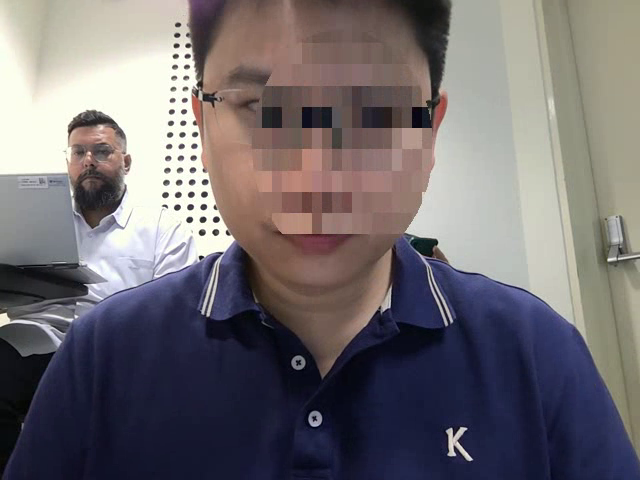
#> input picture frame 4 of project/face-masking/output.mp4, 640 x 480 px, given in place of the camera
$ jupyter execute face_masker.ipynb
#> lines starting #> are read from the running program, lines starting #| are printed output that depends on the picture; after the words box and inside, x2 and y2 are one past the last pixel; in counts of white or black regions, pixels touching at a corner belong together
[cell 1]
import cv2
import numpy as np
import matplotlib.pyplot as plt

[cell 2]
def webcam_masking_cv2():
    cap = cv2.VideoCapture(0)
    face_cascade = cv2.CascadeClassifier(cv2.data.haarcascades + 'haarcascade_frontalface_default.xml')
    while cap.isOpened():
        ## Capture frame-by-frame
        ret, frame = cap.read()
#> frame is the input picture: shape (480, 640, 3); mean B, G, R 111.8, 108.2, 113.5

        if not ret:
            break

        gray = cv2.cvtColor(frame, cv2.COLOR_BGR2GRAY)
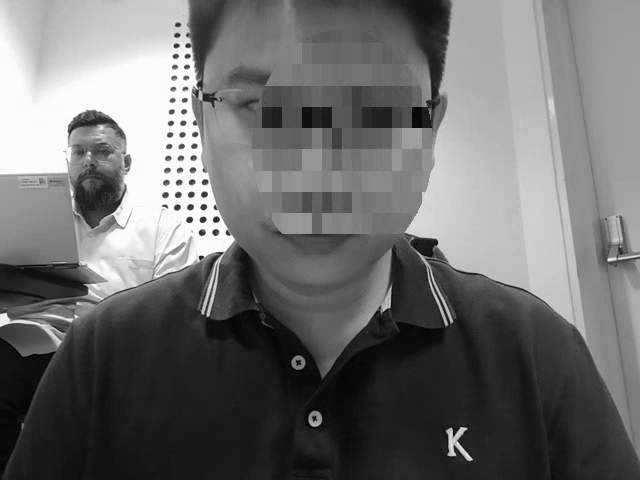
#> gray: shape (480, 640); min 0, max 255, mean 110.1
        faces = face_cascade.detectMultiScale(gray, 1.3, 5)
#> faces = [[60, 127, 63, 63]]

        for (x, y, w, h) in faces:
            face = frame[y:y+h, x:x+w]
            mask = np.zeros_like(face)
            mask_height, mask_width = mask.shape[:2]
            cv2.ellipse(mask, (mask_width//2, mask_height//2 + mask_height//8),
                        (mask_width//2, mask_height//2), 0, 0, 360, (255, 255, 255), -1)
            pixelated_blur = cv2.resize(face, (mask_width//20, mask_height//20), interpolation=cv2.INTER_NEAREST)
            pixelated_blur = cv2.resize(pixelated_blur, (mask_width, mask_height), interpolation=cv2.INTER_NEAREST)
            frame[y:y+h, x:x+w] = np.where(mask == 255, pixelated_blur, face)
#> this loop made 1 pass
#> (x, y, w, h, mask_height, mask_width) on pass 1: (60, 127, 63, 63, 63, 63)
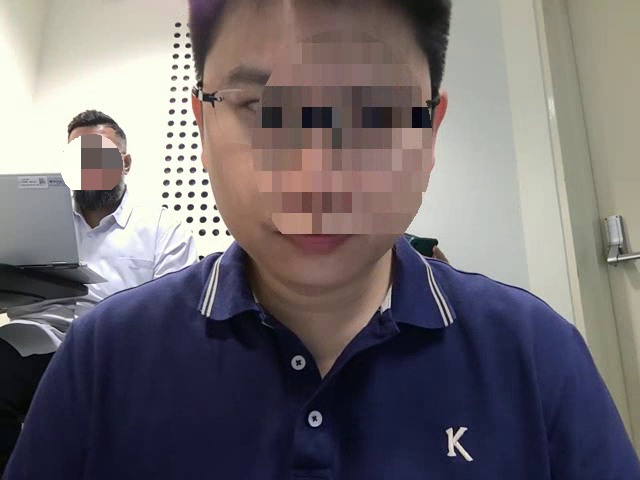
#> frame: shape (480, 640, 3); 0.95% of pixels changed, all inside (x1, y1, x2, y2) = (60, 134, 123, 190)
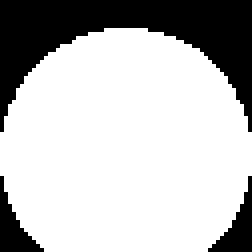
#> mask: shape (63, 63, 3) (shown 4 times larger); 73.9% white; 3 black regions, box (x1, y1, x2, y2) and area: (0, 0, 63, 33) 865, (0, 44, 11, 63) 85, (52, 44, 63, 63) 85

        cv2.imshow('frame', frame)

        if cv2.waitKey(1) & 0xFF == ord('q'):
#> (key q is pressed here)
            break

    cap.release()
    cv2.destroyAllWindows()

[cell 3]
webcam_masking_cv2()

[cell 4]
template = cv2.imread('images/face_image.jpg')
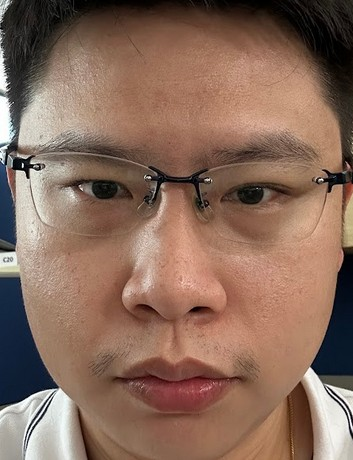
#> input picture project/face-masking/images/face_image.jpg, 353 x 460 px
#> template is the input picture: shape (460, 353, 3); mean B, G, R 91.1, 106.6, 136.3
template.shape

template_resized = cv2.resize(template, (150, int(150/template.shape[1]*template.shape[0])))
print(template_resized.shape)
#| (195, 150, 3)

tpl = template_resized.copy()
plt.imshow(cv2.cvtColor(tpl, cv2.COLOR_BGR2RGB))

[cell 5]
def multiscale_match(frame, template, scales=np.linspace(1.5,1.8,25)):
    th, tw = template.shape[:2]
    best = {'val': -1, 'loc': None, 'scale': None, 'w':None, 'h':None}
    gray = cv2.cvtColor(frame, cv2.COLOR_BGR2GRAY)
    tpl_gray = cv2.cvtColor(template, cv2.COLOR_BGR2GRAY)

    for s in scales:
        nw, nh = int(tw * s), int(th * s)
        if nw < 8 or nh < 8 or nw > frame.shape[1] or nh > frame.shape[0]:
            continue
        tpl_resized = cv2.resize(tpl_gray, (nw, nh), interpolation=cv2.INTER_AREA)
        res = cv2.matchTemplate(gray, tpl_resized, cv2.TM_CCOEFF_NORMED)
        _, maxVal, _, maxLoc = cv2.minMaxLoc(res)
        if maxVal > best['val']:
            best.update({'val': maxVal, 'loc': maxLoc, 'scale': s, 'w': nw, 'h': nh})

    if best['loc'] is None:
        return None
    x, y = best['loc']
    return (x, y, best['w'], best['h'], best['val'])

def webcam_masking_template():

    cap = cv2.VideoCapture(0)
    fourcc = cv2.VideoWriter_fourcc(*'mp4v')
    fps = 4
    ret, frame = cap.read()
    height, width = frame.shape[:2]
    out = cv2.VideoWriter('output.mp4', fourcc, fps, (width, height))

    while cap.isOpened():

        ret, frame = cap.read()

        if not ret:
            break

        res = multiscale_match(frame, tpl, scales=np.linspace(1.2,1.5,25))
        x, y, w, h, score = res
        x, y, w, h = int(x), int(y), int(w), int(h)
        # cv2.rectangle(frame, (x, y), (x + w, y + h), (0, 255, 0), 2)

        face = frame[y:y+h, x:x+w]
        mask = np.zeros_like(face)
        mask_height, mask_width = mask.shape[:2]
        mask = cv2.ellipse(
            mask,
            (mask_width//2, mask_height//2 + mask_height//8),
            (mask_width//2, mask_height//2), 0, 0, 360, (255, 255, 255), -1
        )
        pixelated_blur = cv2.resize(face, (mask_width//10, mask_height//20), interpolation=cv2.INTER_NEAREST)
        pixelated_blur = cv2.resize(pixelated_blur, (mask_width, mask_height), interpolation=cv2.INTER_NEAREST)
        frame[y:y+h, x:x+w] = np.where(mask == 255, pixelated_blur, face)

        out.write(frame)
        cv2.imshow('frame', frame)

        if cv2.waitKey(1) & 0xFF == ord('q'):
            break

    cap.release()
    out.release()
    cv2.destroyAllWindows()

[cell 6]
webcam_masking_template()
#> in webcam_masking_template, `fourcc = cv2.VideoWriter_fourcc(*'mp4v')`: fourcc = 1983148141
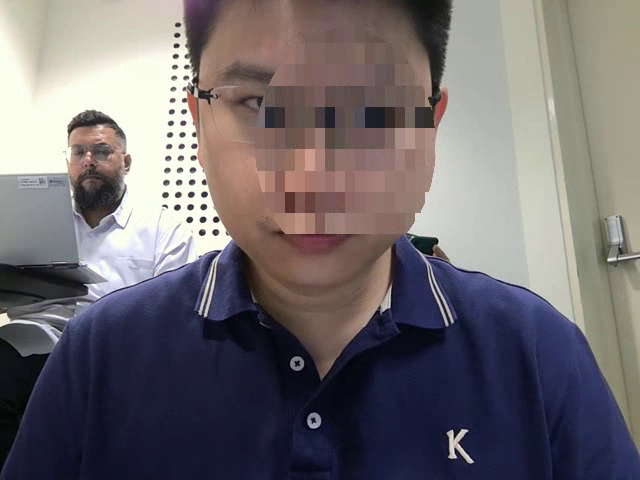
#> input picture frame 5 of project/face-masking/output.mp4, 640 x 480 px, given in place of the camera
#> in webcam_masking_template, frame is the input picture: shape (480, 640, 3); mean B, G, R 110.8, 107.4, 112.7
#> in multiscale_match, `tpl_gray = cv2.cvtColor(template, cv2.COLOR_BGR2GRAY)`:
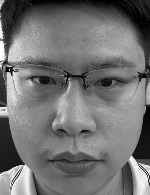
#> tpl_gray: shape (195, 150); min 0, max 255, mean 113.6
#> the loop in multiscale_match, `for s in scales:` made 25 passes
#> (s, nw, nh, maxVal, maxLoc) on passes 1 to 12: (1.2, 180, 234, 0.186, (255, 0)), (1.21, 181, 236, 0.19, (254, 0)), (1.22, 183, 238, 0.189, (252, 0)), (1.24, 185, 241, 0.184, (250, 0)), (1.25, 187, 243, 0.181, (248, 0)), (1.26, 189, 246, 0.177, (189, 0)), (1.27, 191, 248, 0.179, (188, 0)), (1.29, 193, 251, 0.18, (188, 0)), (1.3, 195, 253, 0.178, (185, 0)), (1.31, 196, 255, 0.175, (185, 0)), (1.32, 198, 258, 0.171, (185, 0)), (1.34, 200, 260, 0.169, (187, 0))
#> pass 1, in multiscale_match, `res = cv2.matchTemplate(gray, tpl_resized, cv2.TM_CCOEFF_NORMED)`:
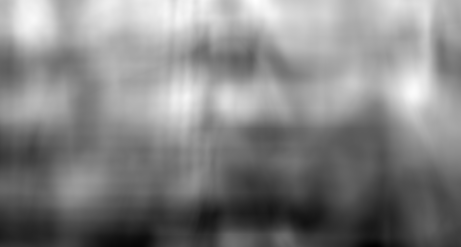
#> res: shape (247, 461) float32; min -0.346, max 0.186, mean -0.0714; drawn with min black and max white
#> after the loop in multiscale_match, `for s in scales:`:
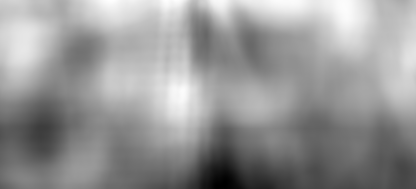
#> res: shape (189, 416) float32; min -0.339, max 0.132, mean -0.0618; drawn with min black and max white
#> after the loop in multiscale_match, `for s in scales:`: best = {'val': 0.19, 'loc': (254, 0), 'scale': 1.21, 'w': 181, 'h': 236}
#> in multiscale_match, `x, y = best['loc']`: x = 254; y = 0
#> in webcam_masking_template, `res = multiscale_match(frame, tpl, scales=np.linspace(1.2,1.5,25))`: res = (254, 0, 181, 236, 0.19)
#> in webcam_masking_template, `x, y, w, h, score = res`: x = 254; y = 0; w = 181; h = 236; score = 0.19
#> in webcam_masking_template, `mask = cv2.ellipse( mask, (mask_width//2, mask_height//2 + mask_height..`: mask: shape (236, 181, 3); 73% white; 3 black regions, box (x1, y1, x2, y2) and area: (0, 0, 181, 136) 9862, (0, 159, 30, 236) 830, (151, 159, 181, 236) 830
#> in webcam_masking_template, `pixelated_blur = cv2.resize(pixelated_blur, (mask_width, mask_height),..`:
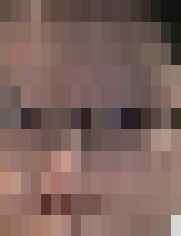
#> pixelated_blur: shape (236, 181, 3); mean of channels 0, 1, 2 93.3, 98.8, 124.4; drawn as B, G, R
#> in webcam_masking_template, `frame[y:y+h, x:x+w] = np.where(mask == 255, pixelated_blur, face)`:
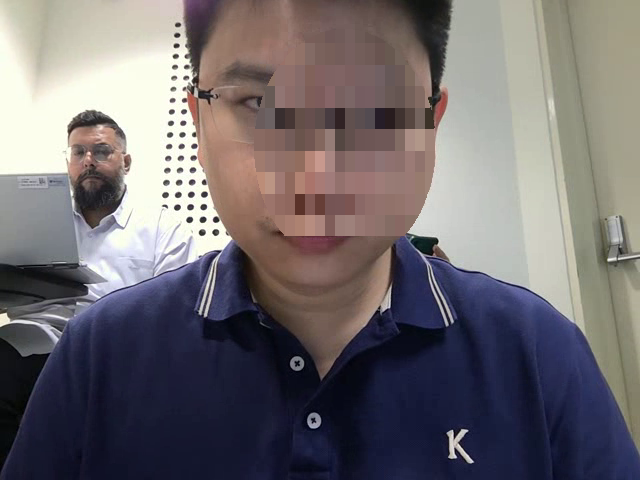
#> frame: shape (480, 640, 3); 9.93% of pixels changed, all inside (x1, y1, x2, y2) = (254, 29, 435, 236)
#> (key q is pressed here)

$ run again, starting later in the video
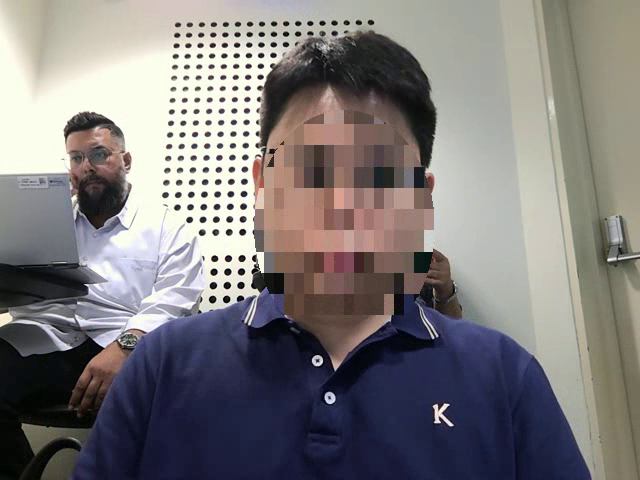
#> input picture frame 22 of project/face-masking/output.mp4, 640 x 480 px, given in place of the camera
#> in webcam_masking_cv2, frame is the input picture: shape (480, 640, 3); mean B, G, R 123, 122.6, 126.2
#> faces = ()
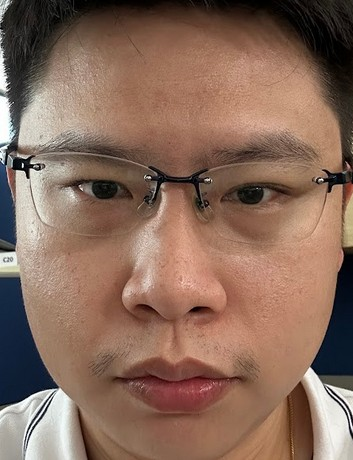
#> input picture project/face-masking/images/face_image.jpg, 353 x 460 px
#> template is the input picture: shape (460, 353, 3); mean B, G, R 91.1, 106.6, 136.3
#| (195, 150, 3)
#> fourcc = 1983148141
#> the loop in multiscale_match, `for s in scales:` made 25 passes
#> (s, nw, nh, maxVal, maxLoc) on passes 1 to 8: (1.2, 180, 234, 0.264, (254, 85)), (1.21, 181, 236, 0.258, (254, 85)), (1.22, 183, 238, 0.244, (253, 85)), (1.24, 185, 241, 0.226, (252, 84)), (1.25, 187, 243, 0.205, (251, 84)), (1.26, 189, 246, 0.184, (239, 80)), (1.27, 191, 248, 0.184, (238, 79)), (1.29, 193, 251, 0.179, (238, 77))
#> after the loop in multiscale_match, `for s in scales:`: best = {'val': 0.264, 'loc': (254, 85), 'scale': 1.2, 'w': 180, 'h': 234}
#> in multiscale_match, `x, y = best['loc']`: x = 254; y = 85
#> in webcam_masking_template, `res = multiscale_match(frame, tpl, scales=np.linspace(1.2,1.5,25))`: res = (254, 85, 180, 234, 0.264)
#> in webcam_masking_template, `x, y, w, h, score = res`: x = 254; y = 85; w = 180; h = 234; score = 0.264
#> mask: shape (234, 180, 3); 73.3% white; 3 black regions, box (x1, y1, x2, y2) and area: (0, 0, 180, 135) 9694, (0, 158, 30, 234) 816, (151, 167, 180, 234) 740
#> in webcam_masking_template, `frame[y:y+h, x:x+w] = np.where(mask == 255, pixelated_blur, face)`:
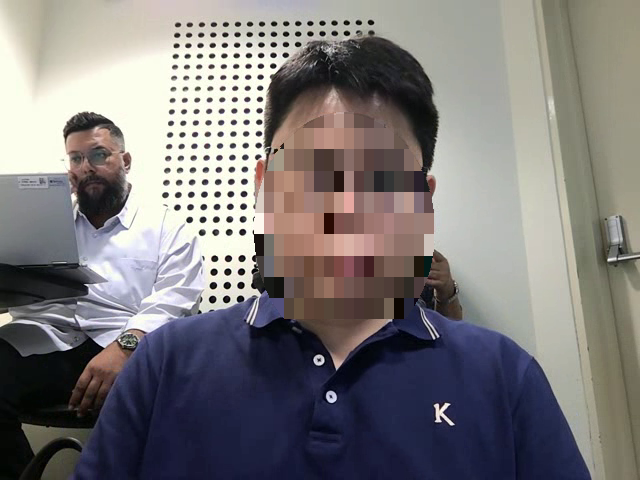
#> frame: shape (480, 640, 3); mean B, G, R 122.2, 121.9, 125.2

$ run again, starting later in the video
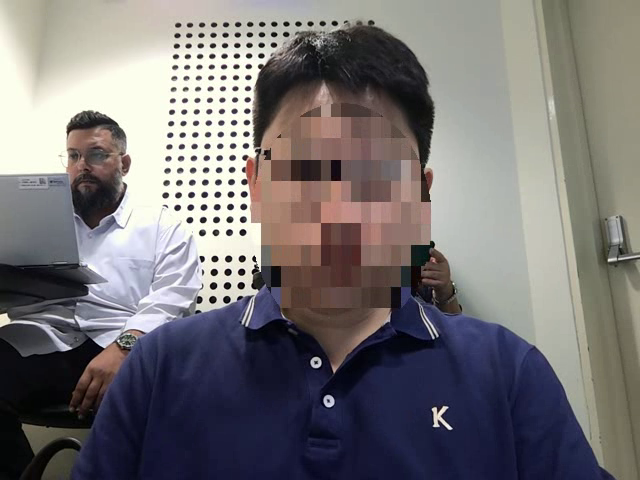
#> input picture frame 39 of project/face-masking/output.mp4, 640 x 480 px, given in place of the camera
#> in webcam_masking_cv2, frame is the input picture: shape (480, 640, 3); mean B, G, R 116.7, 115.5, 118.9
#> faces = [[58, 134, 57, 57]]
#> the loop in webcam_masking_cv2, `for (x, y, w, h) in faces:` made 1 pass
#> (x, y, w, h, mask_height, mask_width) on pass 1: (58, 134, 57, 57, 57, 57)
#| (195, 150, 3)
#> fourcc = 1983148141
#> the loop in multiscale_match, `for s in scales:` made 25 passes
#> (s, nw, nh, maxVal, maxLoc) on passes 1 to 8: (1.2, 180, 234, 0.354, (252, 82)), (1.21, 181, 236, 0.348, (251, 81)), (1.22, 183, 238, 0.329, (251, 80)), (1.24, 185, 241, 0.302, (250, 78)), (1.25, 187, 243, 0.271, (250, 80)), (1.26, 189, 246, 0.242, (250, 79)), (1.27, 191, 248, 0.23, (239, 78)), (1.29, 193, 251, 0.217, (238, 76))
#> after the loop in multiscale_match, `for s in scales:`: best = {'val': 0.354, 'loc': (252, 82), 'scale': 1.2, 'w': 180, 'h': 234}
#> in multiscale_match, `x, y = best['loc']`: x = 252; y = 82
#> in webcam_masking_template, `res = multiscale_match(frame, tpl, scales=np.linspace(1.2,1.5,25))`: res = (252, 82, 180, 234, 0.354)
#> in webcam_masking_template, `x, y, w, h, score = res`: x = 252; y = 82; w = 180; h = 234; score = 0.354
#> in webcam_masking_template, `frame[y:y+h, x:x+w] = np.where(mask == 255, pixelated_blur, face)`:
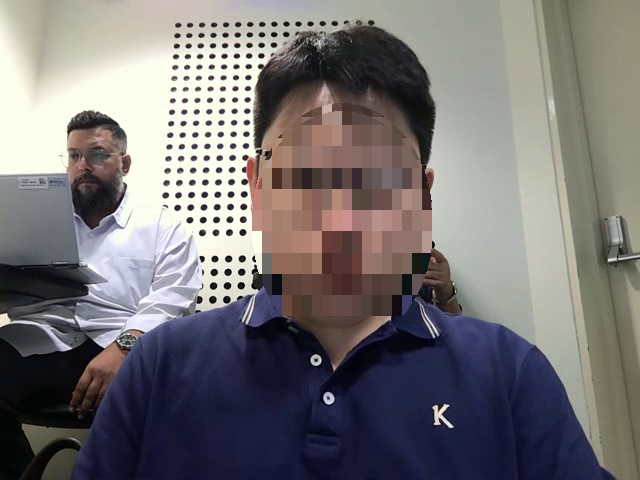
#> frame: shape (480, 640, 3); mean B, G, R 116.7, 115.5, 119.1
